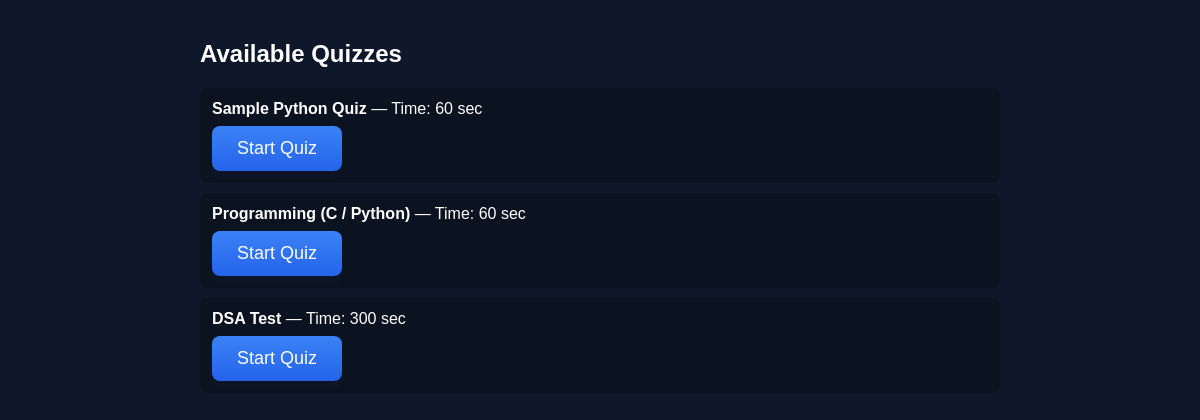
Screenshot of /quizzes with the database file from the repository.
### tables this page shows
CREATE TABLE quizzes(
        id INTEGER PRIMARY KEY AUTOINCREMENT,
        title TEXT,
        time_limit INTEGER
    );

### app.py (the view)
@app.route("/quizzes")
def quizzes():
    conn = get_db()
    c = conn.cursor()
    c.execute("SELECT id, title, time_limit FROM quizzes")
    all_quizzes = c.fetchall()
    conn.close()
    return render_template("quiz_list.html", quizzes=all_quizzes)

### app.py (called while the page is built)
def get_db():
    conn = sqlite3.connect("database.db")
    return conn

### templates/quiz_list.html
{% extends "base.html" %}
{% block content %}
<div class="container" style="max-width:800px; margin:40px auto; text-align:left;">
  <h2>Available Quizzes</h2>
  {% if not quizzes %}
    <p>No quizzes currently available. Admin can create one.</p>
  {% else %}
    {% for q in quizzes %}
      <div style="background:#0b1220; padding:12px; margin:10px 0; border-radius:8px;">
        <strong>{{ q[1] }}</strong> — Time: {{ q[2] }} sec
        <div style="margin-top:8px;">
          <a href="/take/{{ q[0] }}"><button class="btn-3d">Start Quiz</button></a>
        </div>
      </div>
    {% endfor %}
  {% endif %}
</div>
{% endblock %}

### templates/base.html (style rules this page uses)
body { font-family: Arial; background: #0f172a; color: white; text-align: center; }
.btn-3d { padding: 12px 25px; font-size: 18px; border: none; border-radius: 8px; background: linear-gradient(180deg,#3b82f6,#2563eb); color: white; box-shadow: 0px 8px rgba(15,23,42,0.5); cursor: pointer; transition: transform 0.12s ease, box-shadow 0.12s ease; }
.container { margin-top: 80px; }

### rows the page displays
quizzes: title "Sample Python Quiz", time_limit "60"
quizzes: title "Programming (C / Python)", time_limit "60"
quizzes: title "DSA Test", time_limit "300"
